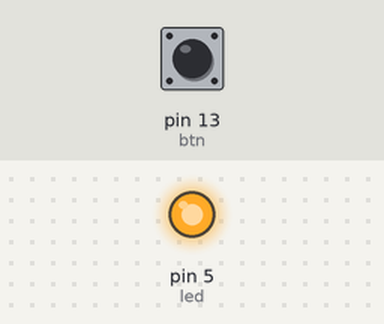
Bench run of a sketch on a simulated Arduino Uno, built with avr-gcc and run on an emulated ATmega328P. Shown: output pins drawn as LEDs (lit = HIGH). The inputs (shaded band) are chosen by the test bench; at power-on: pin 13 (btn) HIGH. What the sketch prints to the serial monitor is not drawn.

Above: at 1.2 s.
1.3 s: pin 13 (btn) pulled LOW for 0.15 s
At 1.38 s:
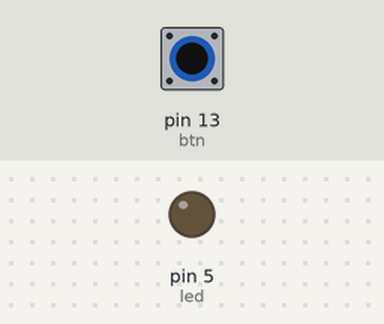
2.9 s: pin 13 (btn) pulled LOW for 3.2 s
At 7.3 s:
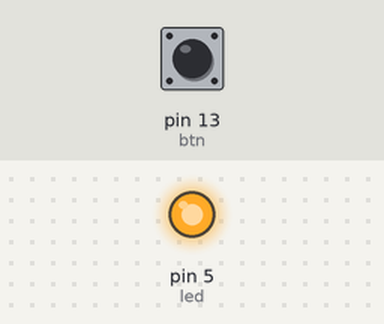
Timing chart, 0 to 8.8 s (numbered marks = the images above; inputs shaded):
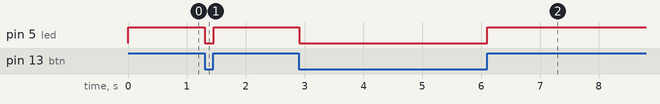

The sketch:

MomentaryButton.ino
```cpp
const byte led = 5;
const byte btn = 13;
int count = 0;
int oldState = 0;
void setup() {
  pinMode(led, OUTPUT);
  pinMode(btn, INPUT_PULLUP);
  Serial.begin(9600);
}

void loop() {
  int btnState = digitalRead(btn);
  if(btnState == HIGH && oldState != btnState){
    count++;
  }
  oldState = btnState;
  Serial.println(count);
  digitalWrite(led, btnState);

}
```

Measured:
- after the input at 1.3 s, pin 5 (led): HIGH → LOW at once, → HIGH 0.15 s later
- after the input at 2.9 s, pin 5 (led): HIGH → LOW at once, → HIGH 3.2 s later
